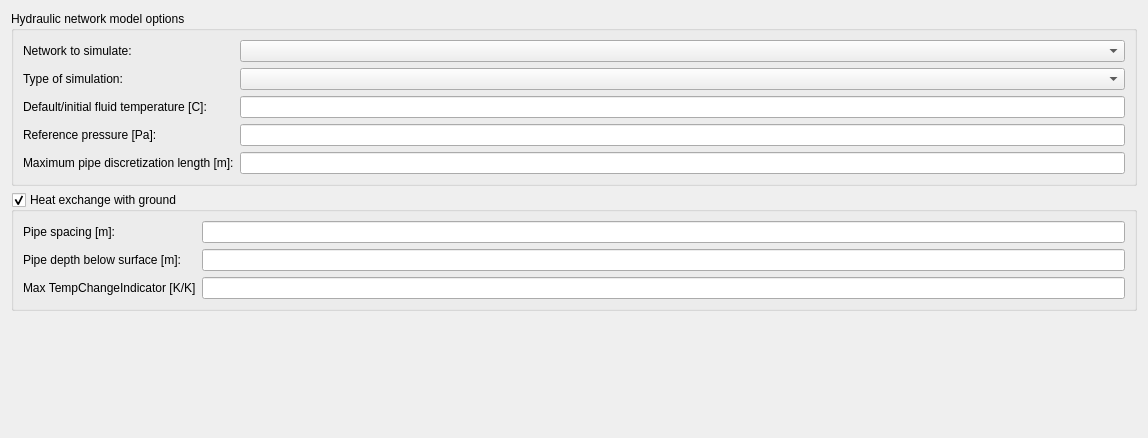
<?xml version="1.0" encoding="UTF-8"?>
<ui version="4.0">
 <class>SVSimulationNetworkOptions</class>
 <widget class="QWidget" name="SVSimulationNetworkOptions">
  <property name="geometry">
   <rect>
    <x>0</x>
    <y>0</y>
    <width>1148</width>
    <height>438</height>
   </rect>
  </property>
  <property name="windowTitle">
   <string>Form</string>
  </property>
  <layout class="QVBoxLayout" name="verticalLayout">
   <item>
    <widget class="QGroupBox" name="groupBox">
     <property name="title">
      <string>Hydraulic network model options</string>
     </property>
     <layout class="QGridLayout" name="gridLayout">
      <item row="3" column="0">
       <widget class="QLabel" name="label_5">
        <property name="text">
         <string>Reference pressure [Pa]:</string>
        </property>
       </widget>
      </item>
      <item row="0" column="0">
       <widget class="QLabel" name="label_3">
        <property name="text">
         <string>Network to simulate:</string>
        </property>
       </widget>
      </item>
      <item row="0" column="1">
       <widget class="QComboBox" name="comboBoxNetwork"/>
      </item>
      <item row="4" column="1">
       <widget class="QtExt::ValidatingLineEdit" name="lineEditMaxPipeDiscretization">
        <property name="text">
         <string/>
        </property>
       </widget>
      </item>
      <item row="2" column="0">
       <widget class="QLabel" name="label_4">
        <property name="text">
         <string>Default/initial fluid temperature [C]:</string>
        </property>
       </widget>
      </item>
      <item row="1" column="0">
       <widget class="QLabel" name="label_2">
        <property name="text">
         <string>Type of simulation:</string>
        </property>
       </widget>
      </item>
      <item row="3" column="1">
       <widget class="QtExt::ValidatingLineEdit" name="lineEditReferencePressure">
        <property name="text">
         <string/>
        </property>
       </widget>
      </item>
      <item row="2" column="1">
       <widget class="QtExt::ValidatingLineEdit" name="lineEditDefaultFluidTemperature"/>
      </item>
      <item row="4" column="0">
       <widget class="QLabel" name="label_6">
        <property name="text">
         <string>Maximum pipe discretization length [m]:</string>
        </property>
       </widget>
      </item>
      <item row="1" column="1">
       <widget class="QComboBox" name="comboBoxModelType"/>
      </item>
     </layout>
    </widget>
   </item>
   <item>
    <widget class="QGroupBox" name="groupBoxHeatExchangeWithGround">
     <property name="title">
      <string>Heat exchange with ground </string>
     </property>
     <property name="checkable">
      <bool>true</bool>
     </property>
     <layout class="QFormLayout" name="formLayout">
      <item row="0" column="0">
       <widget class="QLabel" name="label_7">
        <property name="text">
         <string>Pipe spacing [m]:</string>
        </property>
       </widget>
      </item>
      <item row="0" column="1">
       <widget class="QtExt::ValidatingLineEdit" name="lineEditPipeSpacing">
        <property name="text">
         <string/>
        </property>
       </widget>
      </item>
      <item row="1" column="0">
       <widget class="QLabel" name="label_8">
        <property name="text">
         <string>Pipe depth below surface [m]:</string>
        </property>
       </widget>
      </item>
      <item row="1" column="1">
       <widget class="QtExt::ValidatingLineEdit" name="lineEditPipeDepth">
        <property name="text">
         <string/>
        </property>
       </widget>
      </item>
      <item row="2" column="0">
       <widget class="QLabel" name="label_9">
        <property name="text">
         <string>Max TempChangeIndicator [K/K]</string>
        </property>
       </widget>
      </item>
      <item row="2" column="1">
       <widget class="QtExt::ValidatingLineEdit" name="lineEditMaxTempChangeIndicator">
        <property name="text">
         <string/>
        </property>
       </widget>
      </item>
     </layout>
    </widget>
   </item>
   <item>
    <spacer name="verticalSpacer">
     <property name="orientation">
      <enum>Qt::Vertical</enum>
     </property>
     <property name="sizeHint" stdset="0">
      <size>
       <width>20</width>
       <height>40</height>
      </size>
     </property>
    </spacer>
   </item>
  </layout>
 </widget>
 <customwidgets>
  <customwidget>
   <class>QtExt::ValidatingLineEdit</class>
   <extends>QLineEdit</extends>
   <header location="global">QtExt_ValidatingLineEdit.h</header>
  </customwidget>
 </customwidgets>
 <tabstops>
  <tabstop>comboBoxNetwork</tabstop>
  <tabstop>comboBoxModelType</tabstop>
  <tabstop>lineEditDefaultFluidTemperature</tabstop>
  <tabstop>lineEditReferencePressure</tabstop>
  <tabstop>lineEditMaxPipeDiscretization</tabstop>
 </tabstops>
 <resources/>
 <connections/>
</ui>
